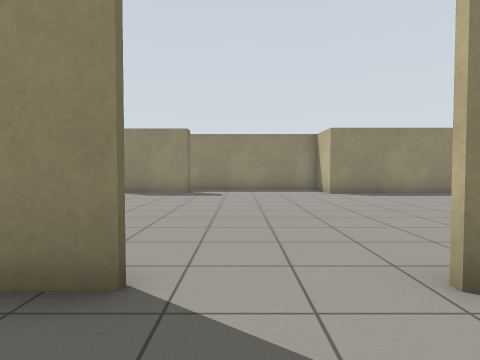
[1] (above)

24 first-person views from a walk through a robot-simulator world made for Gazebo. The camera is 0.94 m above the floor, tilts 2° down and sees 75° across. The floor is counted in squares, 1 m on a side. Each view is taken from the middle of a square. On the plan, view 1 faces up. The plan holds only what a view shows up to about 12 squares ahead; the rest is blank. The place goes on beyond the plan.

[2]
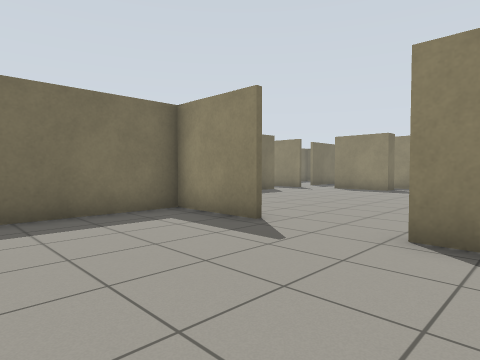

[3]
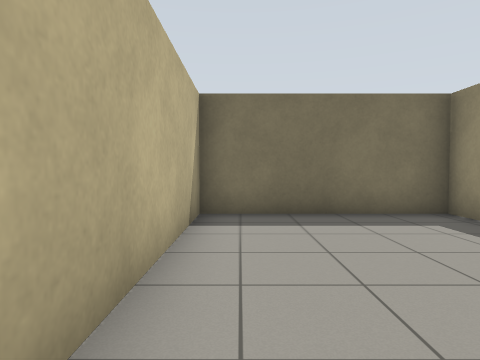

[4]
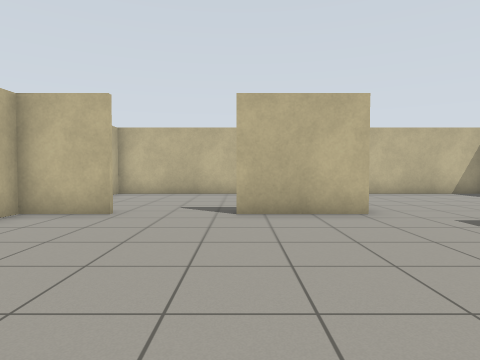

[5]
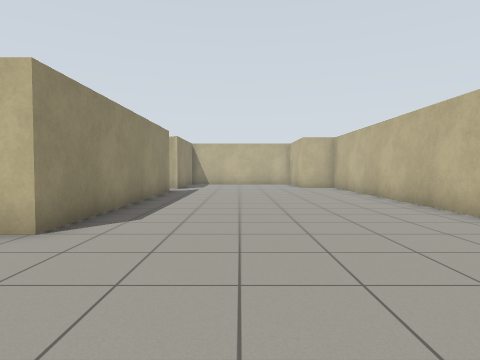

[6]
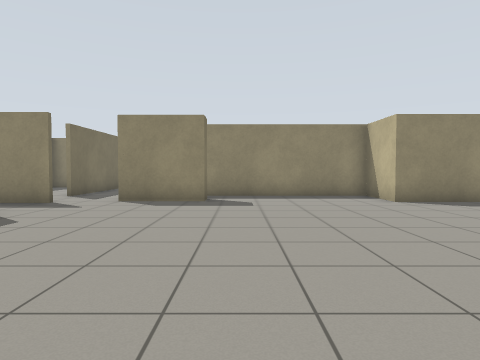

[7]
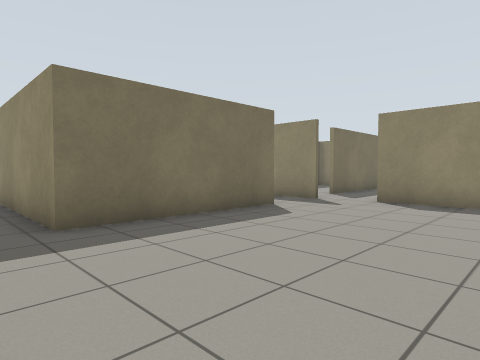

[8]
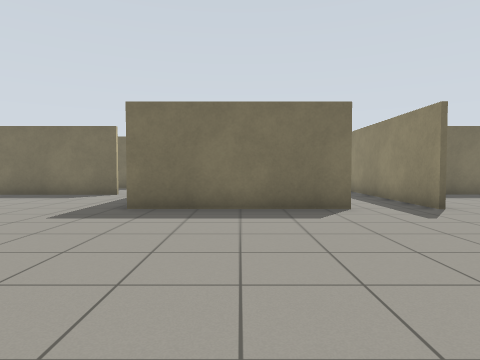

[9]
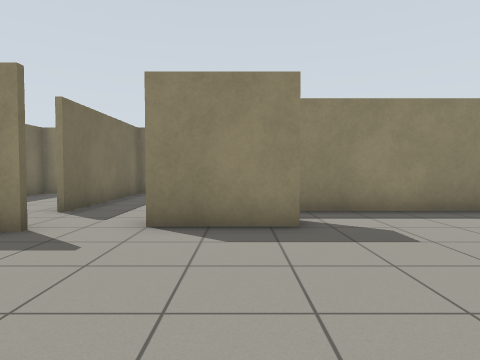

[10]
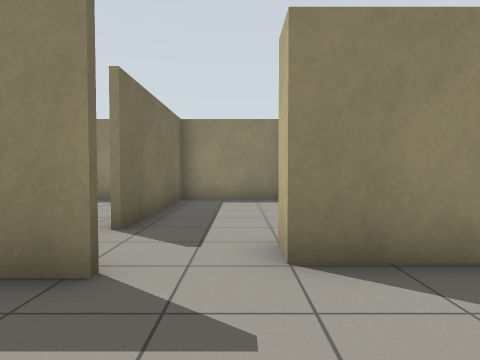

[11]
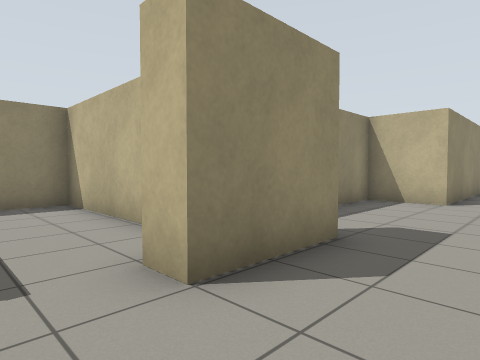

[12]
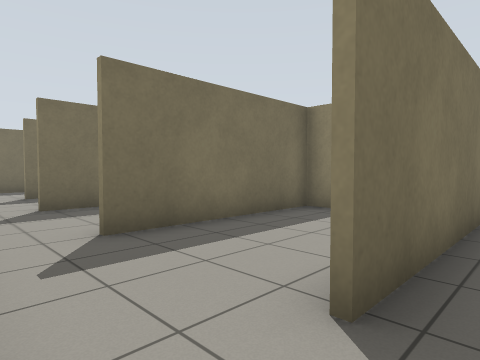

[13]
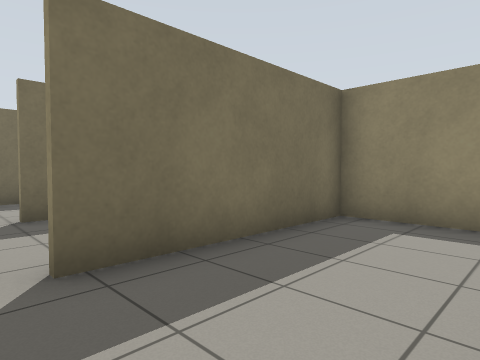

[14]
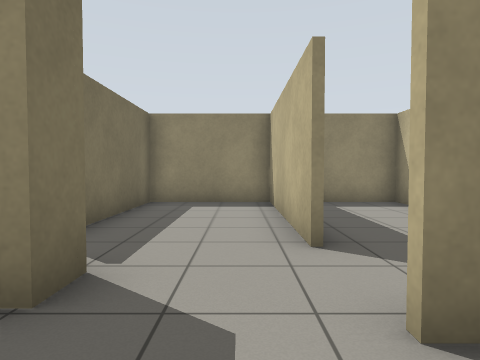

[15]
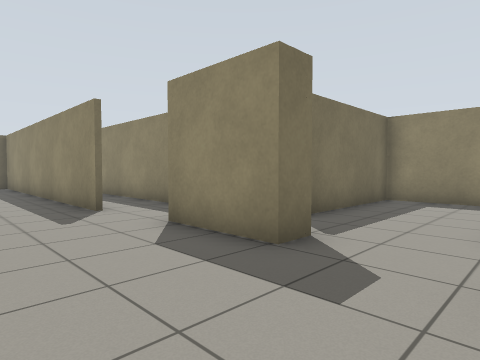

[16]
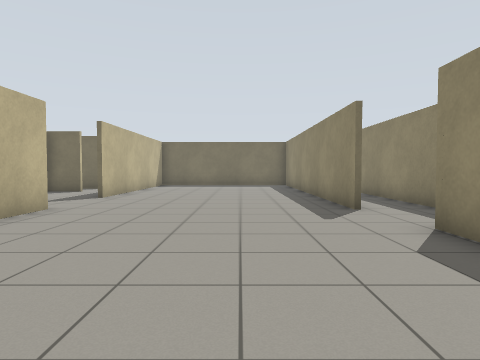

[17]
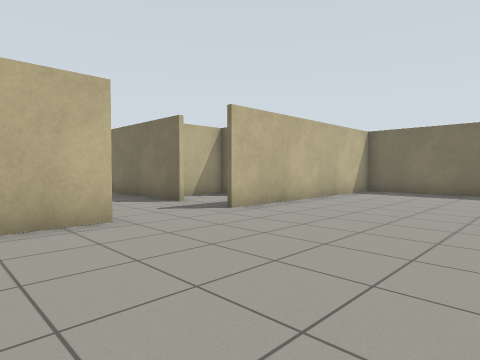

[18]
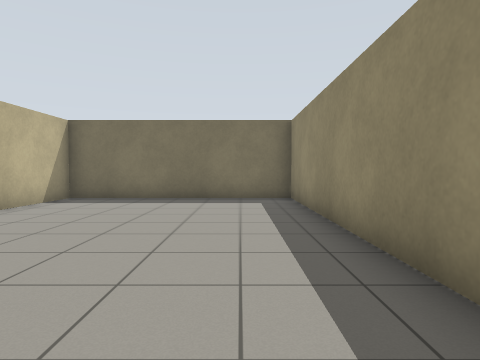

[19]
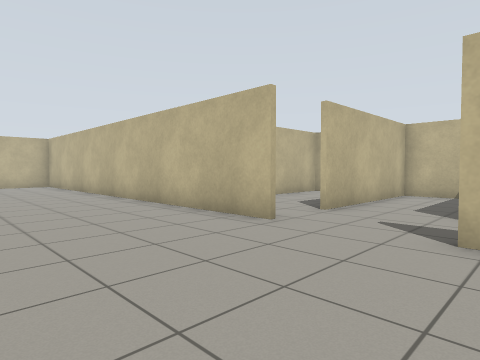

[20]
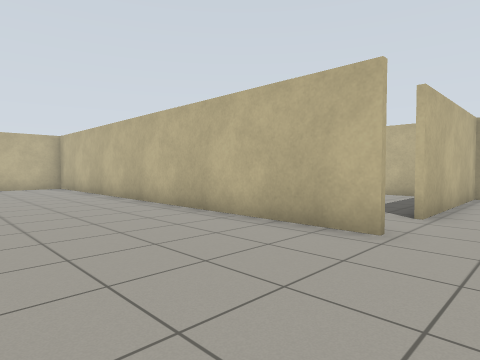

[21]
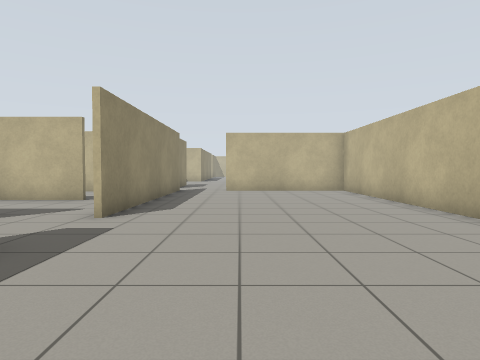

[22]
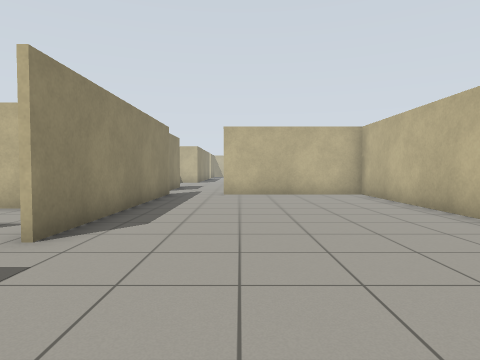

[23]
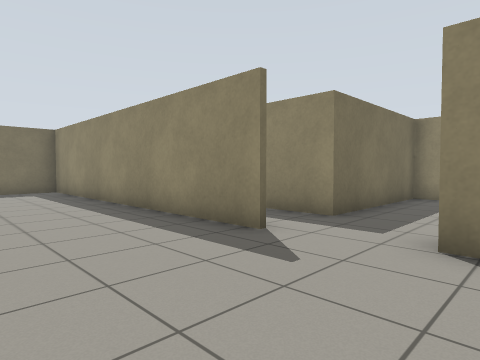

[24]
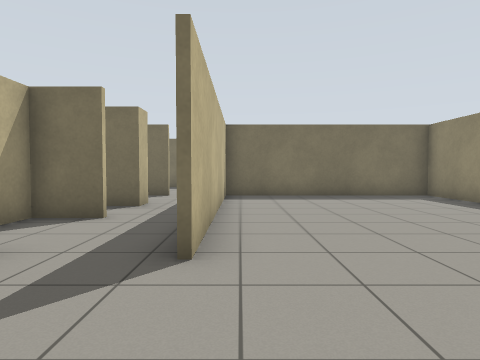

### Floor plan
Points are (right, up) in squares from view 1. A wall is a line through its corners. A room is listed if a view was taken in it or the views show most of it. See-through windows are left out.
Room 1 (views 1, 2, 3)
walls: (-0.9, 2.4) (-3.5, 2.4) (-3.5, -2.8) (3.6, -2.8) (3.6, -2.3); (2.5, 2.4) (1.6, 2.4)
ways out: opening at (0.5, 2) to room 2
Room 2 (views 4, 5, 6, 7, 8, 9, 10, 11, 12)
walls: (5, 4.3) (11.1, 4.3); (1.6, 2.5) (3.6, 2.5) (3.6, 3.1); (-2, 12.9) (-2, 12.1) (-4.5, 12.1); (-3.7, 2.5) (-0.9, 2.5); (-6.3, 9.6) (-6.3, 4.4); (11, 12.1) (3.4, 12.1) (3.4, 14) (-2.2, 14)
ways out: opening at (0.5, 2) to room 1; opening at (-6, 10.5) to room 4; opening at (-5, 3) to room 5; opening at (-5.5, 12) to room 6
Room 3 (view 13)
walls: (-10.6, 13.6) (-10.6, 16.2); (-10.6, 18.1) (-10.6, 18.9); (-9, 18.9) (-14, 18.9) (-14, 13.6)
ways out: opening at (-14, 13) to room 7; opening at (-10, 13) to room 8
Room 4 (views 14, 15, 16, 17, 18, 19, 20, 21, 22, 23, 24)
walls: (-21.4, 4.5) (-6.5, 4.5) (-6.5, 9.6); (-21.1, 11.7) (-32.1, 11.7) (-32.1, 4.5) (-24.1, 4.5); (-16.4, 12.9) (-16.4, 12.1) (-19, 12.1); (-24.2, 2.4) (-24.2, -1.9); (-21.1, 18.9) (-21.1, 13.8) (-26.3, 13.8); (-23, -2.8) (-21.3, -2.8) (-21.3, 2.6); (-6.2, 11.7) (-14.1, 11.7)
ways out: opening at (-6, 10.5) to room 2; opening at (-15.5, 12) to room 7; gap at (-18, 14) to room 7; opening at (-25, 3) to room 9; opening at (-21, 3)
Room 5 (no view inside)
walls: (-6.3, 4.4) (-9.5, 4.4); (-10.4, 2.6) (-10.4, -1.9); (-10.1, -2.8) (-5.9, -2.8)
ways out: opening at (-5, 3) to room 2; opening at (-10, 3)
Room 6 (no view inside)
walls: (-3.4, 14.9) (-3.4, 18.9) (-6.8, 18.9) (-6.8, 13.7); (-4.5, 12.1) (-4.5, 12.9)
ways out: opening at (-5.5, 12) to room 2; opening at (-7, 13) to room 8
Room 7 (no view inside)
walls: (-14, 13.6) (-14, 18.9) (-17.5, 18.9) (-17.5, 14.1)
ways out: opening at (-14, 13) to room 3; opening at (-15.5, 12) to room 4; gap at (-18, 14) to room 4
Room 8 (no view inside)
walls: (-10.4, 18.9) (-10.4, 13.6)
ways out: opening at (-10, 13) to room 3; opening at (-7, 13) to room 6
Room 9 (no view inside)
walls: (-27, 2.5) (-27, 1) (-25.2, 1)
ways out: opening at (-25, 3) to room 4; opening at (-27, 3)

Where each view was taken, in squares from view 1:
view 1: 0 up, 0 right, facing up
view 2: 2 down, 3 right, facing up-left
view 3: 2 down, 3 right, facing left
view 4: 9 up, 1 left, facing down
view 5: 9 up, 1 left, facing right
view 6: 3 up, 1 left, facing up
view 7: 3 up, 1 left, facing up-left
view 8: 7 up, 1 right, facing left
view 9: 7 up, 3 left, facing up
view 10: 9 up, 5 left, facing up
view 11: 10 up, 6 left, facing up-right
view 12: 12 up, 6 left, facing up-left
view 13: 13 up, 11 left, facing up-left
view 14: 10 up, 15 left, facing up
view 15: 9 up, 14 left, facing up-left
view 16: 9 up, 14 left, facing left
view 17: 10 up, 19 left, facing down-left
view 18: 10 up, 22 left, facing left
view 19: 9 up, 25 left, facing down-right
view 20: 9 up, 23 left, facing down-right
view 21: 9 up, 20 left, facing right
view 22: 9 up, 18 left, facing right
view 23: 8 up, 18 left, facing up-left
view 24: 5 up, 21 left, facing left
